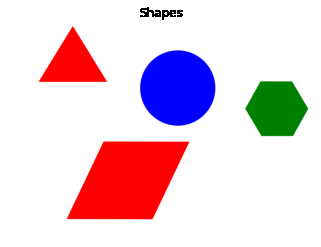
#> input picture detect for any shape/shapes.png, 321 x 247 px
$ python main.py
#> lines starting #> are read from the running program, lines starting #| are printed output that depends on the picture; after the words box and inside, x2 and y2 are one past the last pixel; in counts of white or black regions, pixels touching at a corner belong together
import cv2 as cv
import numpy as np

black = (0, 0, 0)
purble = (255, 0, 179)

# read the image
img = cv.imread('shapes.png')
#> img is the input picture: shape (247, 321, 3); mean B, G, R 218.3, 208.2, 231.6


# convert to gray scale
gray = cv.cvtColor(img, cv.COLOR_BGR2GRAY)
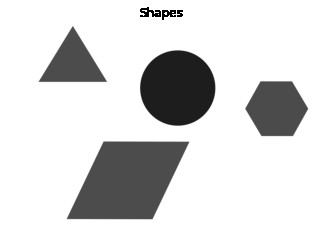
#> gray: shape (247, 321); min 0, max 255, mean 216.3

# threshold of gray image
_, threshold = cv.threshold(gray, 127, 255, cv.THRESH_BINARY)
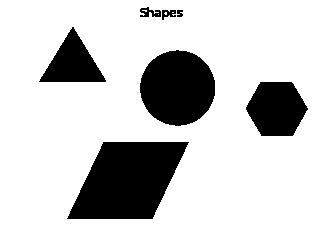
#> threshold: shape (247, 321); 80.2% white; 7 black regions

# find contour
contours, _ = cv.findContours(threshold, cv.RETR_TREE, cv.CHAIN_APPROX_SIMPLE)
#> contours = 12 contours, 4 with area under 20; largest, box (x1, y1, x2, y2) and area: (0, 0, 321, 247) 78720, (66, 141, 190, 220) 6742, (139, 49, 216, 127) 4537, (245, 81, 309, 137) 2622, (38, 26, 107, 83) 1986, (139, 6, 162, 18) 170, (161, 9, 177, 21) 120, (176, 9, 184, 18) 49

flag = 0

for contour in contours:
    if flag == 0:
        flag = 1
        continue

    # initializ the shape name and approximate the contour
    perimeter = cv.arcLength(contour, True)
    approximate = cv.approxPolyDP(contour, 0.01 * perimeter, True)

    # using drawContours() function
    cv.drawContours(img, [contour], 0, purble, 2)

    # finding center point of shape
    M = cv.moments(contour)
    if M['m00'] != 0.0:
        x = int(M['m10']/M['m00'])
        y = int(M['m01']/M['m00'])

    # putting shape name at center of each shape
    if len(approximate) == 3:
        cv.putText(img, 'Triangle', (x, y),
                   cv.FONT_HERSHEY_SIMPLEX, 0.6, black, 2)
    elif len(approximate) == 4:
        cv.putText(img, 'Quadrilateral', (x, y),
                   cv.FONT_HERSHEY_SIMPLEX, 0.6, black, 2)
    elif len(approximate) == 5:
        cv.putText(img, 'Pentagon', (x, y),
                   cv.FONT_HERSHEY_SIMPLEX, 0.6, black, 2)
    elif len(approximate) == 6:
        cv.putText(img, 'Hexagon', (x, y),
                   cv.FONT_HERSHEY_SIMPLEX, 0.6, black, 2)
    else:
        cv.putText(img, 'circle', (x, y),
                   cv.FONT_HERSHEY_SIMPLEX, 0.6, black, 2)
#> this loop made 12 passes
#> (perimeter, approximate, x, y) on passes 2, 5: (357.5, [[103, 141], [189, 142], [152, 219], [66, 218]], 127, 180), (207.6, [[38, 81], [72, 26], [106, 80]], 72, 62)
#> (perimeter, x, y) on passes 3, 4, 6, 7, 9, 10: (198.5, 276, 108), (252.1, 177, 87), (36.14, 179, 12), (61.21, 167, 13), (6.83, 165, 13), (91.94, 149, 12)
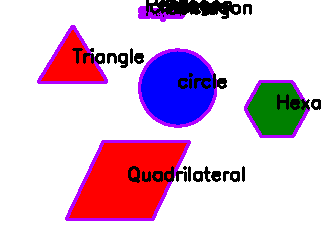
#> img: shape (247, 321, 3); 8.49% of pixels changed, all inside (x1, y1, x2, y2) = (37, 0, 321, 221)
#> after the loop, flag = 1


cv.imshow('shapes', img)
cv.imshow('gray', gray)
cv.imshow('thresh', threshold)


cv.waitKey(0)  # waits for keypress
cv.destroyAllWindows()  # destroy all the windowsm when keypress

$ run again, with detect for any shape/shape.png copied over detect for any shape/shapes.png
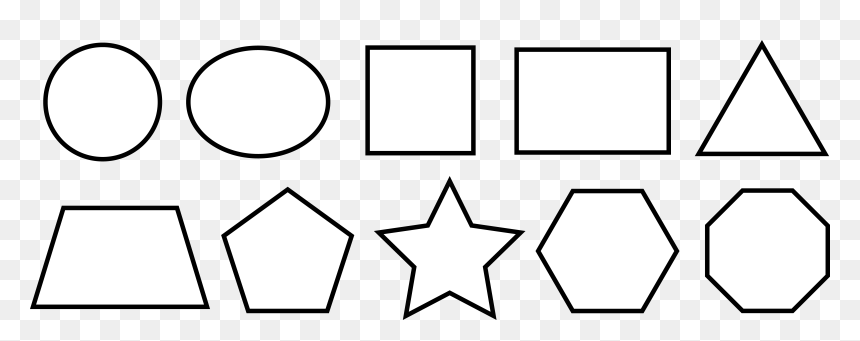
#> input picture detect for any shape/shape.png, 860 x 341 px
#> img is the input picture: shape (341, 860, 3); min 0, max 255, mean 233.4
#> `_, threshold = cv.threshold(gray, 127, 255, cv.THRESH_BINARY)`:
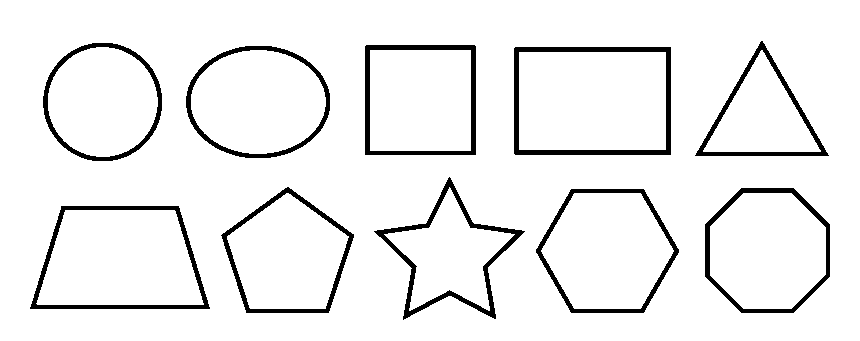
#> threshold: shape (341, 860); 93.4% white; 10 black regions
#> contours = 21 contours; largest, box (x1, y1, x2, y2) and area: (0, 0, 860, 341) 292060, (513, 46, 672, 156) 17217, (29, 205, 211, 310) 15559, (519, 52, 666, 150) 14162, (535, 188, 680, 314) 13608
#> the loop `for contour in contours:` made 21 passes
#> (perimeter, approximate, x, y) on passes 2, 3, 12, 13, 16, 17: (531.3, [[60, 206], [178, 205], [210, 308], [30, 309]], 119, 260), (487.4, [[36, 303], [203, 304], [174, 210], [65, 210]], 119, 260), (530.5, [[513, 48], [670, 46], [671, 154], [515, 155]], 592, 100), (486, [[519, 52], [519, 149], [665, 149], [665, 52]], 592, 100), (442.5, [[364, 46], [474, 44], [476, 154], [365, 155]], 420, 99), (400, [[370, 50], [370, 150], [470, 150], [470, 50]], 420, 100)
#> after the loop `for contour in contours:`:
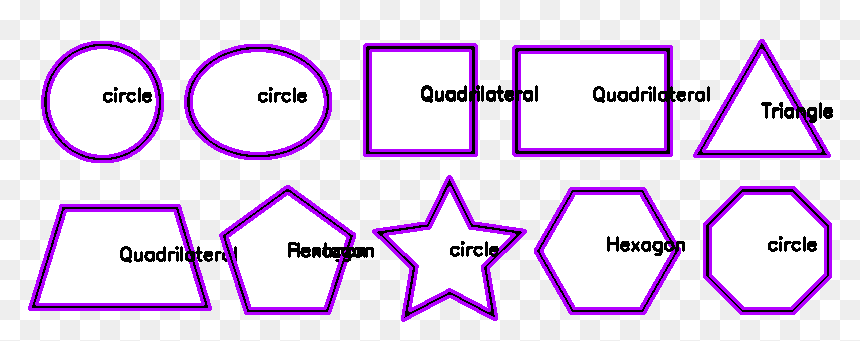
#> img: shape (341, 860, 3); 11.44% of pixels changed, all inside (x1, y1, x2, y2) = (28, 39, 833, 322)
#> after the loop `for contour in contours:`: flag = 1

$ run again, with detect for any shape/1.jpg saved as detect for any shape/shapes.png
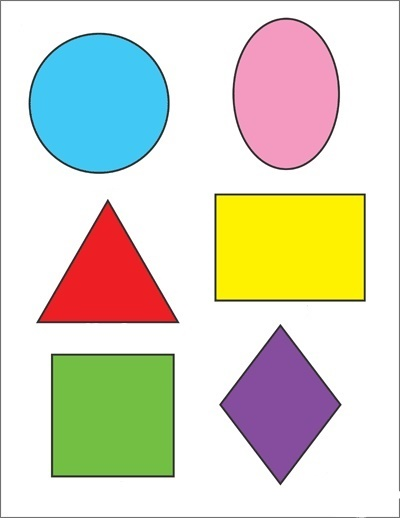
#> input picture detect for any shape/1.jpg, 400 x 518 px
#> img is the input picture: shape (518, 400, 3); mean B, G, R 199.2, 216.4, 218.3
#> `_, threshold = cv.threshold(gray, 127, 255, cv.THRESH_BINARY)`:
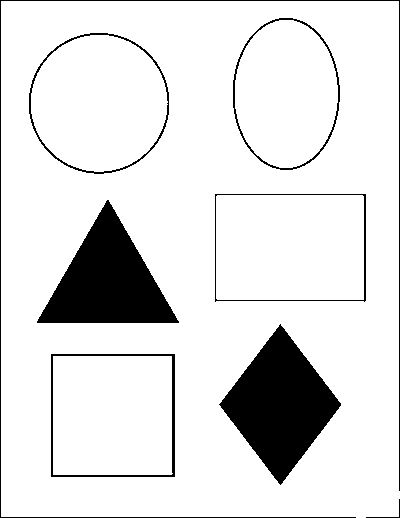
#> threshold: shape (518, 400); 88.5% white; 8 black regions
#> contours = 11 contours; largest, box (x1, y1, x2, y2) and area: (1, 1, 400, 518) 204473, (214, 193, 367, 303) 16416, (28, 32, 170, 175) 15760, (50, 353, 176, 478) 15498, (216, 195, 364, 300) 15286
#> the loop `for contour in contours:` made 11 passes
#> (perimeter, approximate, x, y) on passes 2 to 7: (495.7, [[50, 354], [174, 353], [175, 476], [51, 477]], 112, 415), (472.8, [[53, 356], [53, 474], [172, 473], [171, 356]], 112, 415), (425.9, [[280, 323], [341, 403], [280, 485], [218, 404]], 279, 404), (449.6, [[107, 199], [178, 323], [36, 322]], 107, 281), (519.9, [[214, 194], [365, 193], [366, 300], [215, 302]], 289, 247), (500.2, [[216, 196], [217, 299], [363, 299], [362, 195]], 289, 247)
#> after the loop `for contour in contours:`:
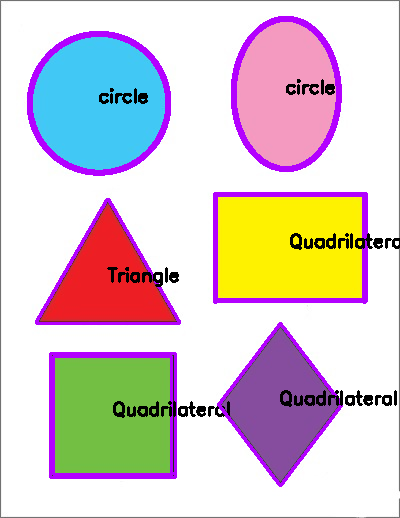
#> img: shape (518, 400, 3); 8.42% of pixels changed, all inside (x1, y1, x2, y2) = (27, 16, 400, 487)
#> after the loop `for contour in contours:`: flag = 1

$ run again, with detect for any shape/2.jpg saved as detect for any shape/shapes.png
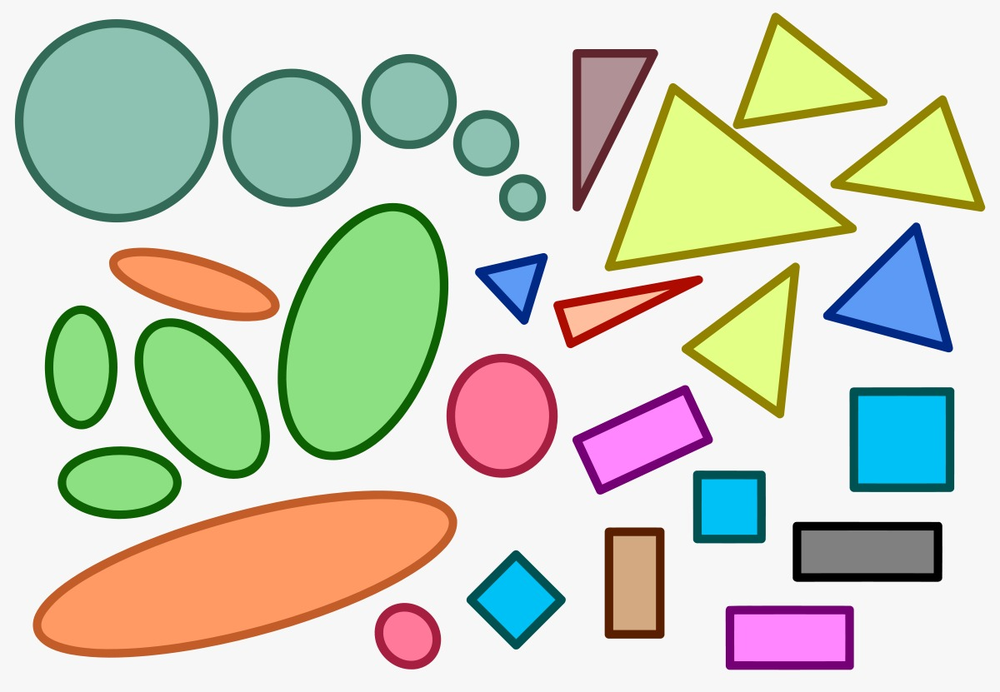
#> input picture detect for any shape/2.jpg, 1000 x 692 px, shrunk from 1200 x 831 before the run
#> img is the input picture: shape (692, 1000, 3); mean B, G, R 190.2, 207.5, 203.5
#> `_, threshold = cv.threshold(gray, 127, 255, cv.THRESH_BINARY)`:
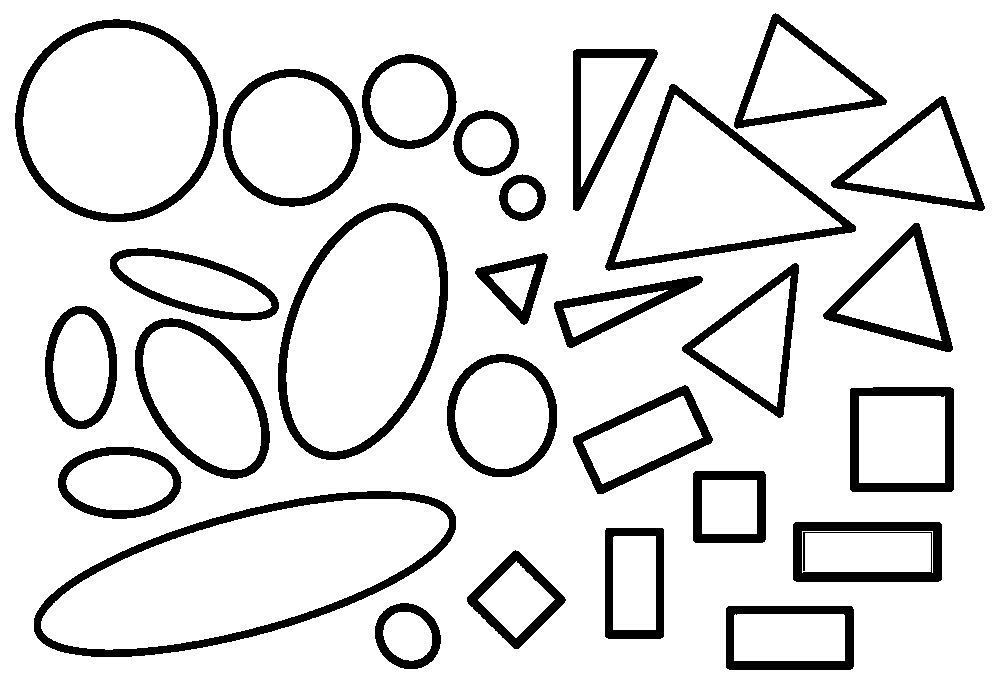
#> threshold: shape (692, 1000); 87.5% white; 28 black regions
#> contours = 57 contours; largest, box (x1, y1, x2, y2) and area: (0, 0, 1000, 692) 690309, (33, 490, 457, 658) 43460, (41, 499, 449, 650) 35454, (14, 18, 219, 223) 32591, (277, 202, 449, 461) 32434
#> the loop `for contour in contours:` made 57 passes
#> (perimeter, approximate, x, y) on passes 3, 6, 7, 9, 10, 15: (311.7, [[734, 615], [734, 660], [844, 660], [843, 614]], 789, 637), (291.6, [[515, 549], [566, 599], [518, 649], [466, 601]], 515, 599), (218.5, [[516, 561], [478, 599], [515, 637], [554, 599]], 515, 599), (269.4, [[614, 536], [613, 629], [655, 629], [655, 536]], 634, 582), (415, [[792, 524], [939, 521], [942, 579], [796, 582]], 867, 551), (214, [[702, 480], [702, 533], [756, 533], [756, 480]], 729, 506)
#> after the loop `for contour in contours:`:
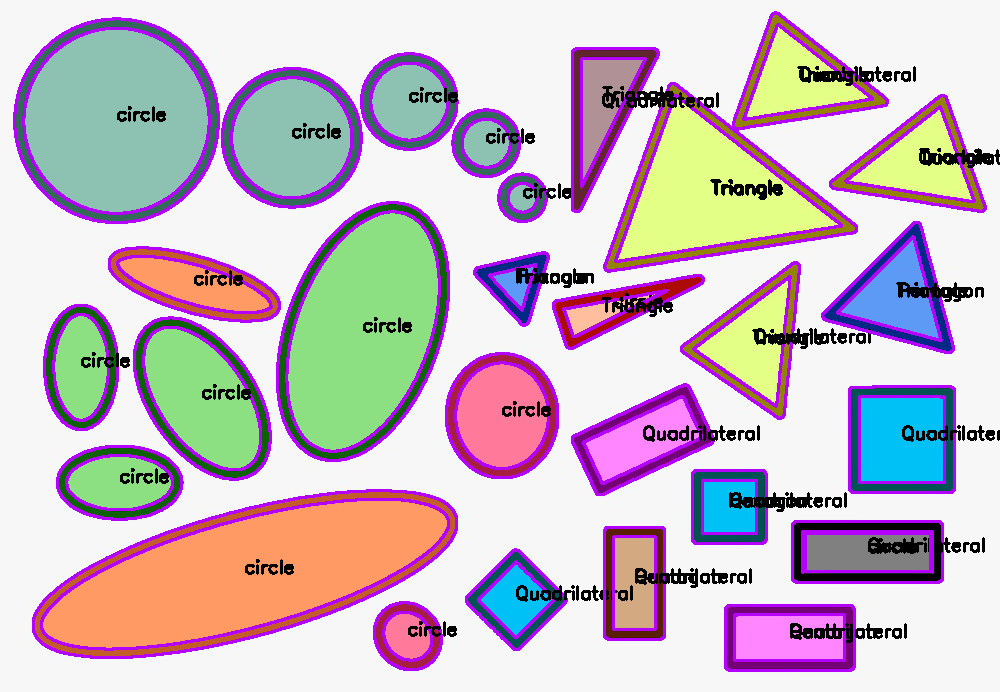
#> img: shape (692, 1000, 3); 12.68% of pixels changed, all inside (x1, y1, x2, y2) = (13, 11, 1000, 672)
#> after the loop `for contour in contours:`: flag = 1
